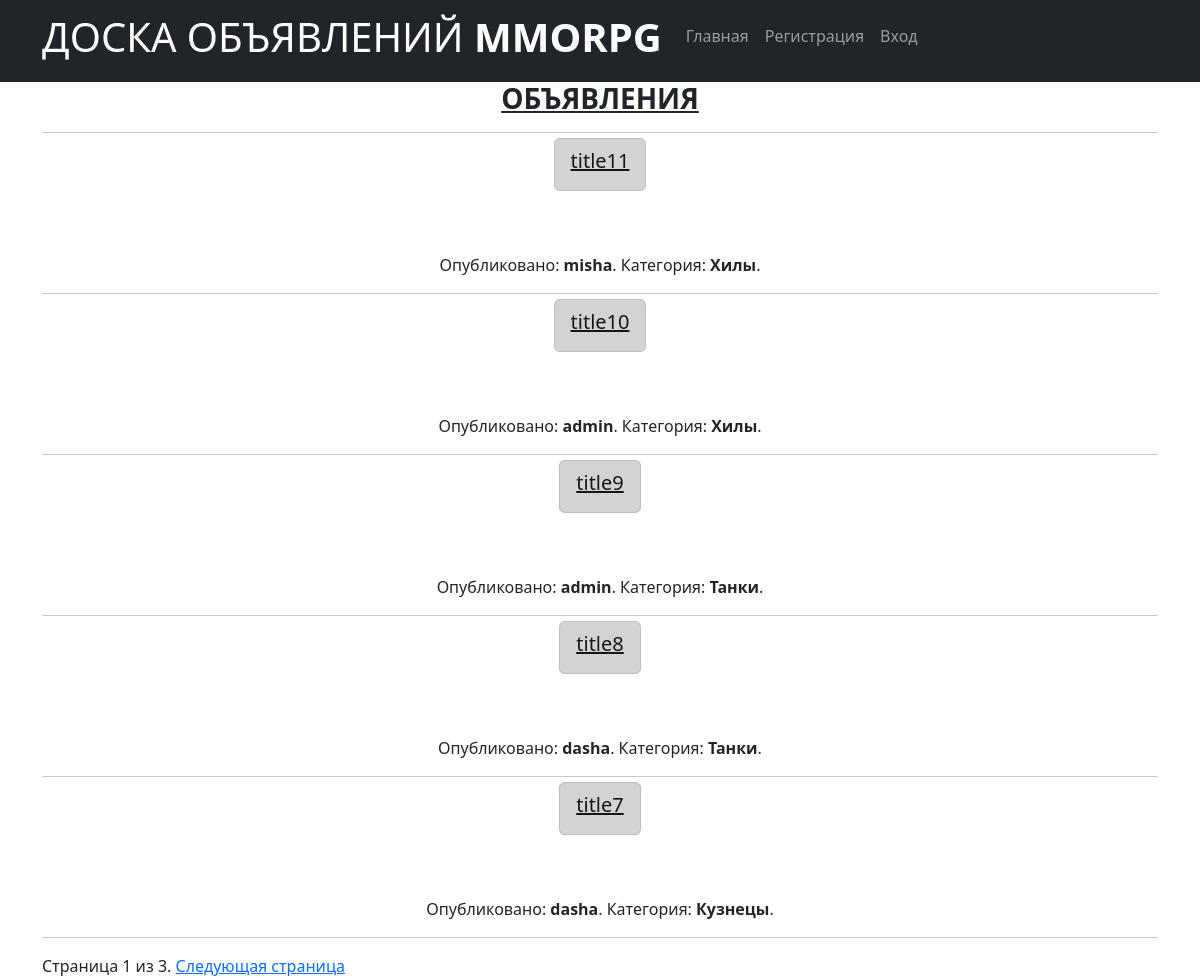
The page / on the database its author committed.
### desk/models.py (models this page shows, shortened)
class Post(models.Model):
    author = models.ForeignKey(
        'Author',
        on_delete=models.CASCADE,
        verbose_name='Автор'
    )
    title = models.CharField(
        max_length=128,
        verbose_name='Заголовок'
    )
    content = models.TextField(
        verbose_name='Объявление'
    )
    category = models.ForeignKey(
        'Category',
        on_delete=models.PROTECT,
        verbose_name='Категория'
    )
    created = models.DateTimeField(auto_now_add=True)
    image = models.ImageField(null=True, blank=True)
    video = models.FileField(upload_to='video/', null=True, blank=True)
    class Meta:
        verbose_name = 'Объявление'
        verbose_name_plural = 'Объявления'

class Author(models.Model):
    name = models.OneToOneField(
        User,
        on_delete=models.CASCADE,
        verbose_name='Автор'
    )
    is_subscriber = models.BooleanField(
        verbose_name='Подписчик',
        default=False
    )
    class Meta:
        verbose_name = 'Автор'
        verbose_name_plural = 'Авторы'
    def __str__(self):
        return f'{self.name.username}'

class Category(models.Model):
    categories = [('tank', 'Танки'),
                  ('healer', 'Хилы'),
                  ('dd', 'ДД'),
                  ('trader', 'Торговцы'),
                  ('master', 'Гилдмастеры'),
                  ('quest', 'Квестгиверы'),
                  ('smith', 'Кузнецы'),
                  ('skinner', 'Кожевники'),
                  ('potion', 'Зельевары'),
                  ('caster', 'Мастера заклинаний'),
                  ]
    name = models.CharField(
        max_length=8,
        choices=categories,
        verbose_name='Категория',
        default='tank',
        unique=True
    )
    class Meta:
        verbose_name = 'Категория'
        verbose_name_plural = 'Категории'
    def __str__(self):
        return self.get_name_display()

### desk/views.py (the view)
# urls.py: path('', IndexView.as_view(), name='index'),
class IndexView(ListView):
    model = Post
    ordering = '-created'
    template_name = 'desk/post/list.html'
    context_object_name = 'posts'
    paginate_by = 5

### desk/templates/desk/post/list.html (shortened to what this page needs)
{% extends "desk/base.html" %}
{% block content %}
    <h3><strong><u>ОБЪЯВЛЕНИЯ</u></strong></h3>
        <hr>
        {% for post in posts %}
        <h5 class="mt-20">
            <a class="alert alert-dark pt-2 mb-1 lh-2" href="{% url 'desk:post_detail' post.id %}">{{ post.title }}</a>
        </h5>
        <br>
        <p class="date mt-5"> Опубликовано: <strong>{{ post.publish }}  {{ post.author }}</strong>. Кaтегория: <strong>{{ post.category }}</strong>.</p>
        <hr>
        {% endfor %}
        {% include 'desk/pagination.html' with page=page_obj %}
{% endblock %}

### desk/templates/desk/base.html (shortened to what this page needs)
<!DOCTYPE html>
<html lang="en">
    <head>
        {% load static %}
        <link href="https://cdn.jsdelivr.net/npm/bootstrap@5.2.3/dist/css/bootstrap.min.css" rel="stylesheet">
    </head>
    <body>
       {% block nav %}
        <nav class="navbar navbar-expand-lg navbar-dark bg-dark static-top">
            <div class="container">
            <a class="navbar-brand" href="{% url 'desk:index' %}"> <h1>ДОСКА ОБЪЯВЛЕНИЙ <strong>MMORPG</strong></h1> </a>
       <div class="collapse navbar-collapse" id="navbarResponsive">
           <ul class="navbar-nav ml-auto">
               {% if not user.is_authenticated %}
               <li class="nav-item active">
                   <a class="nav-link" href="{% url 'desk:index' %}"> <h6>Главная</h6> </a>
               </li>
               <li class="nav-item registr">
                   <a class="nav-link" href="{% url 'account:signup' %}"> <h6>Регистрация</h6> </a>
               </li>
               <li class="nav-item registr">
                   <a class="nav-link" href="{% url 'login' %}"> <h6>Вход</h6> </a>
               </li>
               {% endif %}
       </div>
   </div>
</nav>
       {% endblock nav %}
       <div class="container">
           <div class="col-lg-12 text-center">
               {% block content %} {% endblock content %}
           </div>
       </div>
    </body>
</html>

### desk/templates/desk/pagination.html (shortened to what this page needs)
<div class="pagination">
    <span class="step-links">
    <span class="current">Страница {{ page.number }} из {{ page.paginator.num_pages }}.</span>
    {% if page.has_next %}
        <a href="?page={{ page.next_page_number }}">Следующая страница</a>
    {% endif %}
    </span>
    </div>

### rows shown on the page
Post: title "title11", author "misha", category "Хилы"
Post: title "title10", author "admin", category "Хилы"
Post: title "title9", author "admin", category "Танки"
Post: title "title8", author "dasha", category "Танки"
Post: title "title7", author "dasha", category "Кузнецы"

### other values the page prints
{{ page.number }} "1"
{{ page.paginator.num_pages }} "3"
